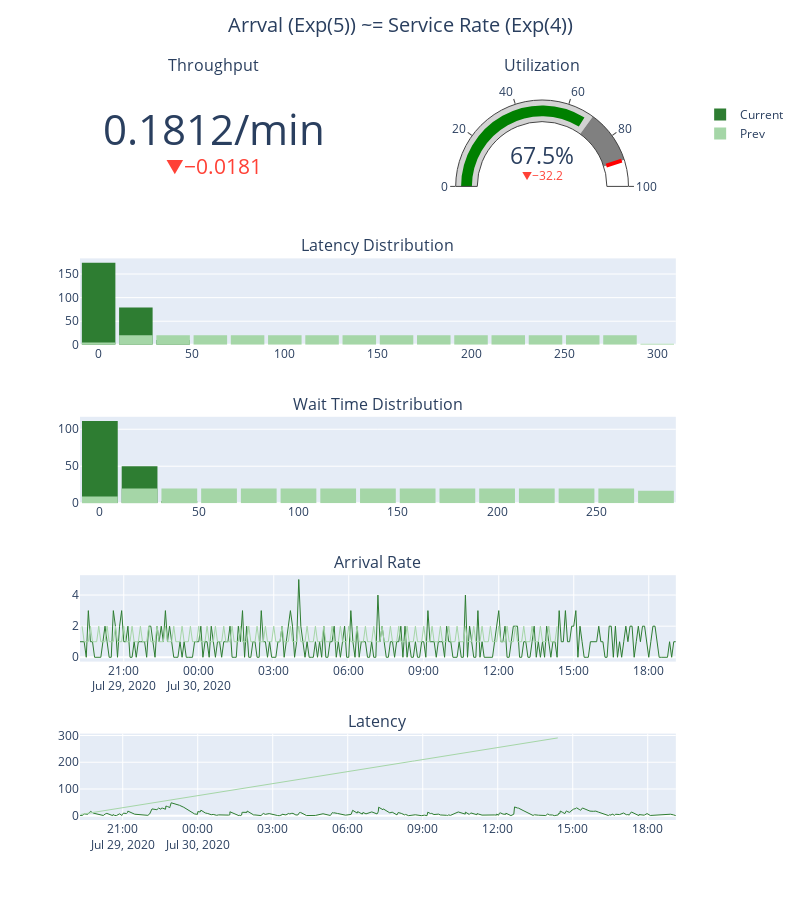

Here is the notebook cell this chart was saved with:
### Code cell
# Display The simulation Results Via Dashboard:
dashboard = build_dashboard(Q2, title='Arrval (Exp(5)) ~= Service Rate (Exp(4))', prev_q=Q1)
dashboard.show()

### Figure 1 — Plotly figure (JSON) as saved in the notebook; plotly's stock layout.template omitted (floating-point values rounded to 4 significant figures; data arrays with more than 128 entries replaced by an {"elided": "..."} marker saying what was removed)
{"data": [{"delta": {"position": "bottom", "reference": 0.1993}, "domain": {"x": [0, 0.44], "y": [0.88, 1]}, "mode": "number+delta", "number": {"suffix": "/min"}, "type": "indicator", "value": 0.1812}, {"delta": {"reference": 99.72}, "domain": {"x": [0.54, 0.98], "y": [0.88, 1]}, "gauge": {"axis": {"range": [0, 100]}, "steps": [{"color": "lightgray", "range": [0, 70]}, {"color": "gray", "range": [70, 90]}], "threshold": {"line": {"color": "red", "width": 4}, "thickness": 0.75, "value": 90}}, "mode": "gauge+number+delta", "number": {"suffix": "%"}, "type": "indicator", "value": 67.53}, {"bingroup": "1", "marker": {"color": "#2E7D32"}, "name": "Current", "nbinsx": 20, "type": "histogram", "x": {"elided": "263 float values"}, "xaxis": "x", "yaxis": "y"}, {"bingroup": "1", "marker": {"color": "#A5D6A7"}, "name": "Prev", "nbinsx": 20, "type": "histogram", "x": {"elided": "287 int values"}, "xaxis": "x", "yaxis": "y"}, {"bingroup": "2", "marker": {"color": "#2E7D32"}, "showlegend": false, "type": "histogram", "x": {"elided": "164 float values"}, "xaxis": "x2", "yaxis": "y2"}, {"bingroup": "2", "marker": {"color": "#A5D6A7"}, "showlegend": false, "type": "histogram", "x": {"elided": "286 int values"}, "xaxis": "x2", "yaxis": "y2"}, {"line": {"color": "#2E7D32", "width": 1}, "showlegend": false, "type": "scatter", "x": {"elided": "287 str values"}, "xaxis": "x3", "y": {"elided": "287 int values"}, "yaxis": "y3"}, {"line": {"color": "#2E7D32", "width": 1}, "showlegend": false, "type": "scatter", "x": {"elided": "263 str values"}, "xaxis": "x4", "y": {"elided": "263 float values"}, "yaxis": "y4"}, {"line": {"color": "#A5D6A7", "width": 1}, "showlegend": false, "type": "scatter", "x": {"elided": "229 str values"}, "xaxis": "x3", "y": {"elided": "229 int values"}, "yaxis": "y3"}, {"line": {"color": "#A5D6A7", "width": 1}, "showlegend": false, "type": "scatter", "x": {"elided": "287 str values"}, "xaxis": "x4", "y": {"elided": "287 int values"}, "yaxis": "y4"}], "layout": {"annotations": [{"font": {"size": 16}, "showarrow": false, "text": "Throughput", "x": 0.22, "xanchor": "center", "xref": "paper", "y": 1.03, "yanchor": "bottom", "yref": "paper"}, {"font": {"size": 16}, "showarrow": false, "text": "Utilization", "x": 0.76, "xanchor": "center", "xref": "paper", "y": 1.03, "yanchor": "bottom", "yref": "paper"}, {"font": {"size": 16}, "showarrow": false, "text": "Latency Distribution", "x": 0.49, "xanchor": "center", "xref": "paper", "y": 0.78, "yanchor": "bottom", "yref": "paper"}, {"font": {"size": 16}, "showarrow": false, "text": "Wait Time Distribution", "x": 0.49, "xanchor": "center", "xref": "paper", "y": 0.56, "yanchor": "bottom", "yref": "paper"}, {"font": {"size": 16}, "showarrow": false, "text": "Arrival Rate", "x": 0.49, "xanchor": "center", "xref": "paper", "y": 0.34, "yanchor": "bottom", "yref": "paper"}, {"font": {"size": 16}, "showarrow": false, "text": "Latency", "x": 0.49, "xanchor": "center", "xref": "paper", "y": 0.12, "yanchor": "bottom", "yref": "paper"}], "bargap": 0.1, "barmode": "overlay", "height": 900, "title": {"font": {"size": 20}, "text": "Arrval (Exp(5)) ~= Service Rate (Exp(4))", "x": 0.5, "xanchor": "center", "y": 0.98, "yanchor": "top"}, "width": 800, "xaxis": {"anchor": "y", "domain": [0, 0.98]}, "xaxis2": {"anchor": "y2", "domain": [0, 0.98]}, "xaxis3": {"anchor": "y3", "domain": [0, 0.98]}, "xaxis4": {"anchor": "y4", "domain": [0, 0.98]}, "yaxis": {"anchor": "x", "domain": [0.66, 0.78]}, "yaxis2": {"anchor": "x2", "domain": [0.44, 0.56]}, "yaxis3": {"anchor": "x3", "domain": [0.22, 0.34]}, "yaxis4": {"anchor": "x4", "domain": [0, 0.12]}}}
